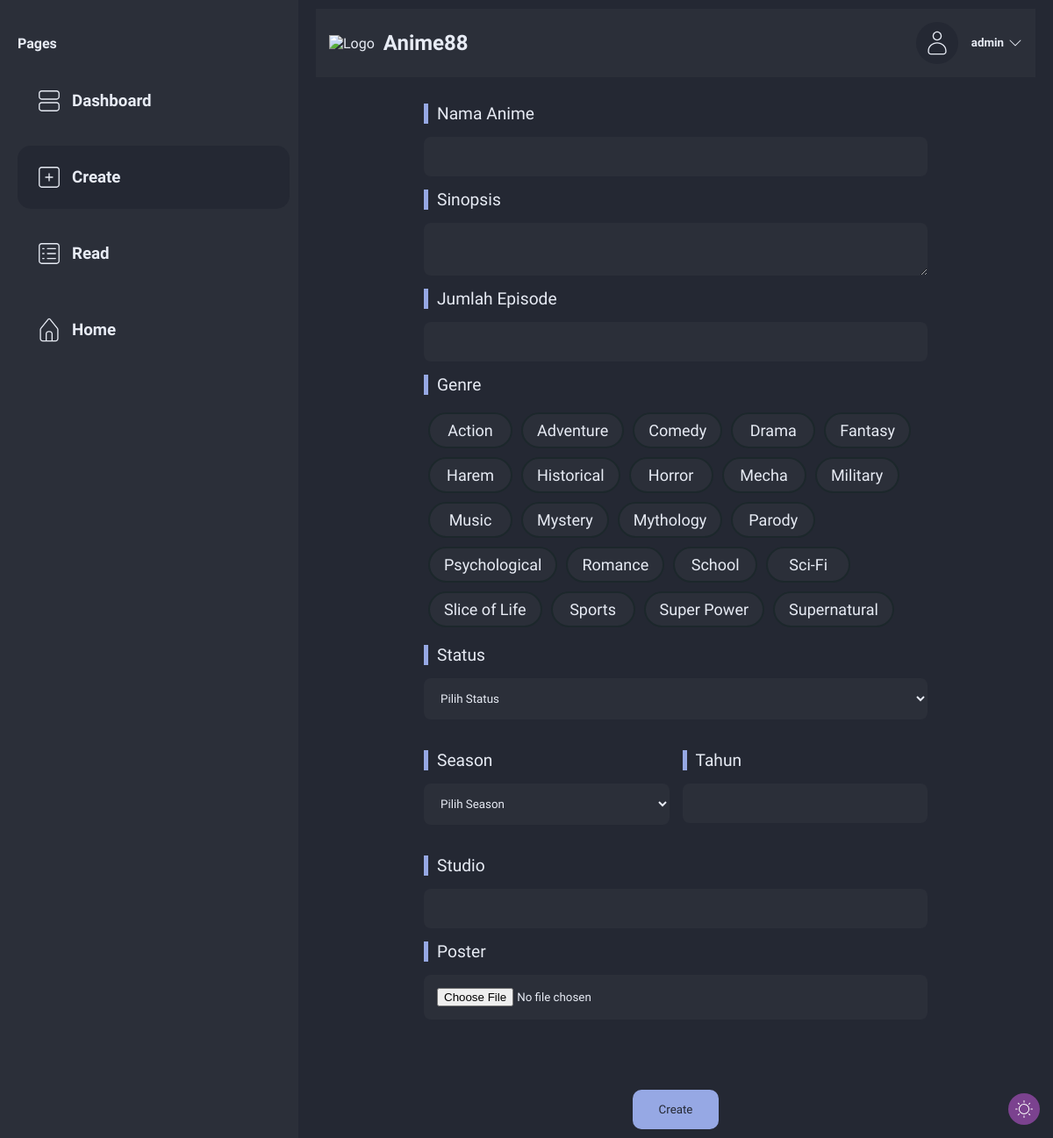
The page /create.php (signed in) on the database its author committed.
### tables this page shows
CREATE TABLE `genre` (
  `id` int(11) NOT NULL,
  `name` varchar(50) NOT NULL,
  `details` text NOT NULL
);

### create.php (the view, shortened to what this page needs)
<?php
require("connection.php");
?>
<!DOCTYPE html>
<html lang="en">
<?php include("includes/head.php") ?>
<body>
	<?php include("includes/sidebar.php") ?>
	<main class="dashboard dashboard-form">
		<div style="width: 100%;">
			<?php include("includes/navbar.php") ?>
		</div>
		<form class="form" action="" method="post" enctype="multipart/form-data">
			<label for="anime-name">Nama Anime</label>
			<input required class="form-input" type="text" name="anime-name" id="anime-name">
			<label for="synopsis">Sinopsis</label>
			<textarea required class="form-input" type="text" name="synopsis" id="synopsis"></textarea>
			<label for="episodes">Jumlah Episode</label>
			<input required class="form-input" type="number" name="episodes" id="episodes">
			<label>Genre</label>
			<div class="checkbox-group">
				<?php
				$query = "SELECT * FROM genre ORDER BY name ASC";
				$result = mysqli_execute_query($connection, $query);
				while ($row = $result->fetch_assoc()) {
					$genre = $row["name"];
					$id = $row["id"];
				?>
					<label for='<?= $id ?>'><?= $genre ?></label>
				<?php } ?>
			</div>
			<label for="status">Status</label>
			<select required class="form-input" name="status" id="status">
				<option hidden selected value="">Pilih Status</option>
			</select>
			<div class="input-group">
				<div>
					<label for="season">Season</label>
					<select required class="form-input" name="season" id="season">
						<option hidden selected value="">Pilih Season</option>
					</select>
				</div>
				<div>
					<label for="year">Tahun</label>
					<input required class="form-input" name="year" id="year" type="number" min="1917" max="2099" step="1" />
				</div>
			</div>
			<label for="studio">Studio</label>
			<input required class="form-input" type="text" name="studio" id="studio">
			<label for="poster">Poster</label>
			<input required class="form-input" type="file" accept="image/*" name="poster" id="poster" onchange="previewPoster(this)">
			<div class="form-submit">
				<input name="create" class="btn" type="submit" value="Create">
			</div>
		</form>
	</main>
</body>
</html>

### assets/style.css (style rules this page uses)
:root[data-theme="dark"] { --text: #e7ebf4; --background: #242833; --background-secondary: #2b2f39; --primary: #96a8e4; --secondary: #1c272b; --accent: #a970bd; --green: #059669; --orange: #ff8b02; --blue: #2980b9; --red: #db2350; --white: #e7ebf4; --brightness: brightness(0.6); }
* { font-family: "Fira Sans", Arial, Helvetica, sans-serif; margin: 0; padding: 0; transition: all 300ms ease; color: var(--text); }
input[type="number"] { -moz-appearance: textfield; appearance: textfield; }
body { background: var(--background); }
main { margin: 30px 0; padding: 50px 0; display: flex; align-items: center; flex-direction: column; }
.form { display: flex; flex-direction: column; width: 70%; }
.form label { color: var(--text); font-size: larger; padding-left: 10px; border-left: 5px solid var(--primary); margin: 15px 0; }
.form-input { color: var(--text); background: var(--background-secondary); border: none; padding: 15px; border-radius: 8px; }
.form-checkbox-chips + label { transition: all 300ms ease; font-size: 18px; cursor: pointer; border-radius: 50px; background: var(--background-secondary); border: solid 2px var(--secondary); padding: 0.5rem 1rem; margin: 5px; display: inline-block; user-select: none; text-align: center; min-width: 60px; }
.checkbox-group { display: flex; flex-wrap: wrap; }
textarea.form-input { resize: vertical; }
.input-group { margin: 20px 0; display: flex; justify-content: space-between; }
.input-group div { display: flex; flex-direction: column; flex-basis: 50%; width: 50%; }
.input-group div:first-child { padding-right: 15px; }
.form-submit { margin-top: 20px; display: flex; justify-content: center; }
.btn { background-color: var(--primary); color: var(--background); border: none; border-radius: 10px; padding: 15px 30px; cursor: pointer; }
main.dashboard { margin: 0; margin-left: 340px; padding: 10px 20px; display: flex; align-items: flex-start; flex-direction: column; gap: 15px; }
main.dashboard-form { align-items: center; }

### rows shown on the page
genre: name "Action"
genre: name "Adventure"
genre: name "Comedy"
genre: name "Drama"
genre: name "Fantasy"
genre: name "Harem"
genre: name "Historical"
genre: name "Horror"
genre: name "Mecha"
genre: name "Military"
genre: name "Music"
genre: name "Mystery"
genre: name "Mythology"
genre: name "Parody"
genre: name "Psychological"
genre: name "Romance"
genre: name "School"
genre: name "Sci-Fi"
genre: name "Slice of Life"
genre: name "Sports"
genre: name "Super Power"
genre: name "Supernatural"

### other values the page prints
$_SESSION["user"]["username"] "admin"
